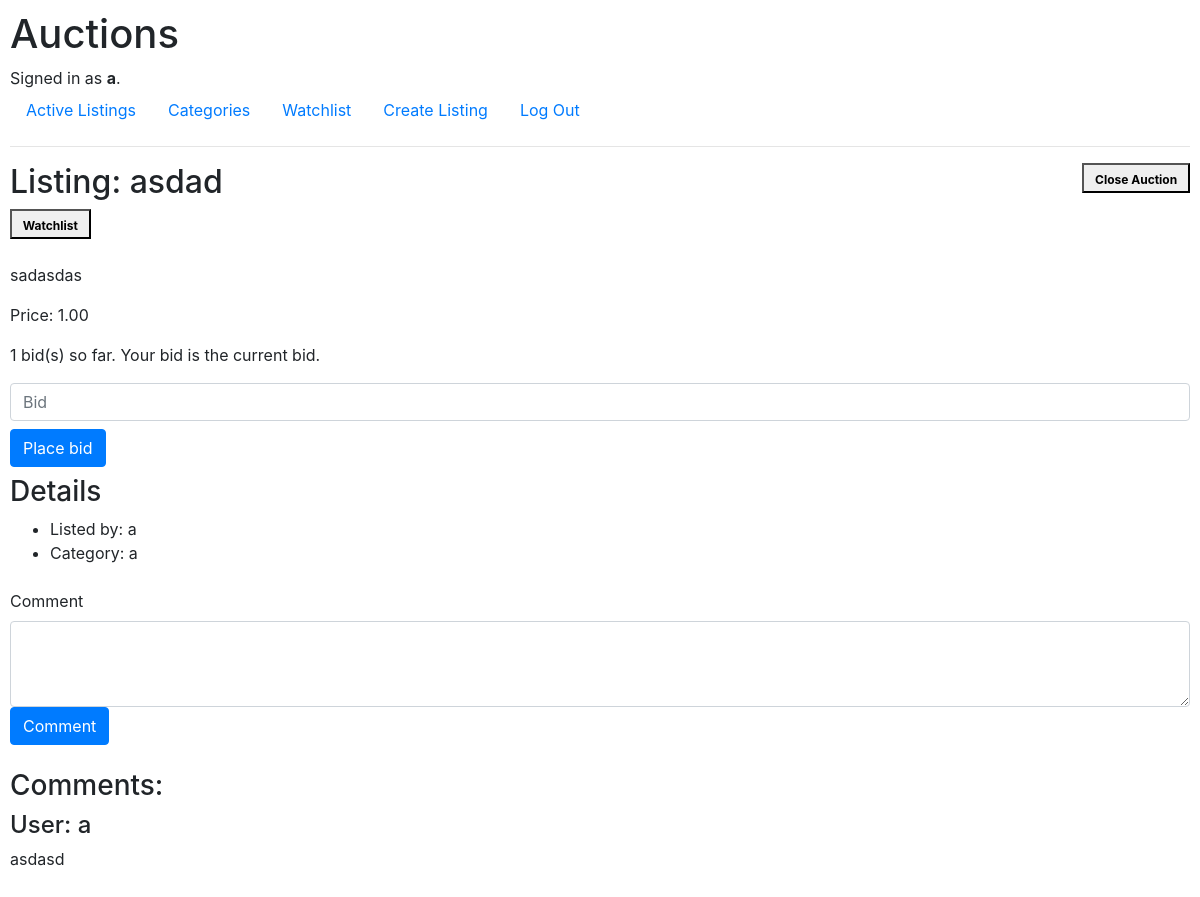
The page /listing/4 (signed in) on the database its author committed.
### auctions/models.py (models this page shows)
class User(AbstractUser):
    pass

class Listing(models.Model):
    title = models.TextField()
    description = models.TextField()
    image = models.TextField()
    user = models.ForeignKey(User, on_delete=models.CASCADE, related_name="user")
    category = models.ForeignKey(Category, on_delete=models.CASCADE, related_name="category")
    state = models.BooleanField(default=True)
    created_at = models.DateTimeField(auto_now_add=True)

class ListingBid(models.Model):
    user = models.ForeignKey(User, on_delete=models.CASCADE, related_name="user_bid")
    listing = models.ForeignKey(Listing, on_delete=models.CASCADE, related_name="listing_bid")
    bid = models.DecimalField(max_digits=10, decimal_places=2)
    state = models.BooleanField(default=True)

class Category(models.Model):
    name = models.TextField()

class ListingComment(models.Model):
    user = models.ForeignKey(User, on_delete=models.CASCADE, related_name="user_comment")
    listing = models.ForeignKey(Listing, on_delete=models.CASCADE, related_name="listing_comment")
    comment = models.TextField()

### auctions/views.py (the view)
# urls.py: path("listing/<int:id>", views.listing, name="listing"),
@login_required()
def listing(request, id):
    if request.method == "POST":
        bid = request.POST["bid"]
        listing_bid = ListingBid.objects.get(listing_id=id, state=True)
        if int(bid) < listing_bid.bid :
            messages.error(request, "The bid must be greater that the current bid")
            return redirect(f"/listing/{id}")
        listing_bid.state =  False
        listing_bid.save()
        new_bid = ListingBid(user=request.user, listing=listing_bid.listing, bid=bid)
        new_bid.save()
        return redirect(f"/listing/{id}")
    else:
        listing = Listing.objects.get(id=id)
        listing_bid = ListingBid.objects.get(listing=listing, state=True)
        bid_count = ListingBid.objects.filter(listing_id=id).count()
        watch_list = WatchList.objects.filter(listing_id=id, user=request.user)
        comments = ListingComment.objects.filter(listing_id=id)
        return render(request, 'auctions/listing.html', {
                'listing': listing,
                'listing_bid': listing_bid,
                'bid_count': bid_count,
                'watch_list':watch_list,
                'comments': comments
        })

### auctions/templates/auctions/listing.html (shortened to what this page needs)
{% extends 'auctions/layout.html' %}
{% block body %}
<div class="d-flex justify-content-between">
  <h2>Listing: {{listing.title}}</h2>
  {% if listing.user == request.user and listing.state == True %}
<form action="{% url 'close_listing' %}" method="post">
  <button type="submit">
    <span class="badge text-bg-secondary">Close Auction</span>
  </button>
</form>
{% endif %}
</div>
{% if watch_list %}
<form action="{% url 'watch_list' %}" method="post">
  {% csrf_token %}
  <input type="hidden" name="listing_id" id="" value="{{listing.id}}">
  <button type="submit">
    <span class="badge text-bg-secondary">Delete from Watchlist</span>
    </button>
</form>
{% else %}
<form action="{% url 'watch_list' %}" method="post">
  <button type="submit">
    <span class="badge text-bg-secondary">Watchlist</span>
    </button>
</form>
{% endif %}
<p>{{listing.description}}</p>
<p>Price: {{listing_bid.bid}}</p>
<p>
  {{bid_count}} bid(s) so far.
  {% if listing_bid.user == request.user %}
  Your bid is the current bid.
  {% endif %}
</p>
{% if listing.state == True %}
  <form action="{% url 'listing' listing.id %}" method="POST">
    <input type="number" name="bid" placeholder="Bid" class="form-control">
    <button class="btn btn-primary my-2" type="submit">Place bid</button>
  </form>
{% endif %}
<h3>Details</h3>
<ul>
  <li>
    Listed by: {{listing.user.username}}
  </li>
  <li>
    Category: {{listing.category.name}}
  </li>
</ul>
{% if listing.state == True %}
<form class="my-4" action="{% url 'comment' %}" method="post">
  <label class="form-label" for="comment">Comment</label>
  <textarea class="form-control" name="comment" id="" cols="30" rows="3"></textarea>
  <button class="btn btn-primary" type="submit">
    Comment
  </button>
</form>
{% endif %}
<h3>Comments:</h3>
{% for comment in comments %}
<div class="flex">
  <h4>User: {{comment.user.username}}</h4>
    <p>{{comment.comment}}</p>
  </div>
{% endfor %}
{% endblock %}

### auctions/templates/auctions/layout.html (shortened to what this page needs)
{% load static %}
<!DOCTYPE html>
<html lang="en">
    <head>
        <link rel="stylesheet" href="https://stackpath.bootstrapcdn.com/bootstrap/4.4.1/css/bootstrap.min.css">
        <link href="{% static 'auctions/styles.css' %}" rel="stylesheet">
    </head>
    <body>
        <h1>Auctions</h1>
        <div>
            {% if user.is_authenticated %}
                Signed in as <strong>{{ user.username }}</strong>.
            {% else %}
                Not signed in.
            {% endif %}
        </div>
        <ul class="nav">
            <li class="nav-item">
                <a class="nav-link" href="{% url 'index' %}">Active Listings</a>
            </li>
            <li class="nav-item">
                <a class="nav-link" href="{% url 'categories' %}">Categories</a>
            </li>
            <li class="nav-item">
                <a class="nav-link" href="{% url 'index' %}">Watchlist</a>
            </li>
            <li class="nav-item">
                <a class="nav-link" href="{% url 'create_listing' %}">Create Listing</a>
            </li>
            {% if user.is_authenticated %}
                <li class="nav-item">
                    <a class="nav-link" href="{% url 'logout' %}">Log Out</a>
                </li>
            {% endif %}
        </ul>
        <hr>
        {% block body %}
        {% endblock %}
    </body>
</html>

### auctions/static/auctions/styles.css (style rules this page uses)
body { padding: 10px; }

### rows shown on the page
User: username "a"
Listing: title "asdad", description "sadasdas", user.username "a", category.name "a"
ListingBid: bid "1.00"
ListingComment: user.username "a", comment "asdasd"

### other values the page prints
{{ bid_count }} "1"
